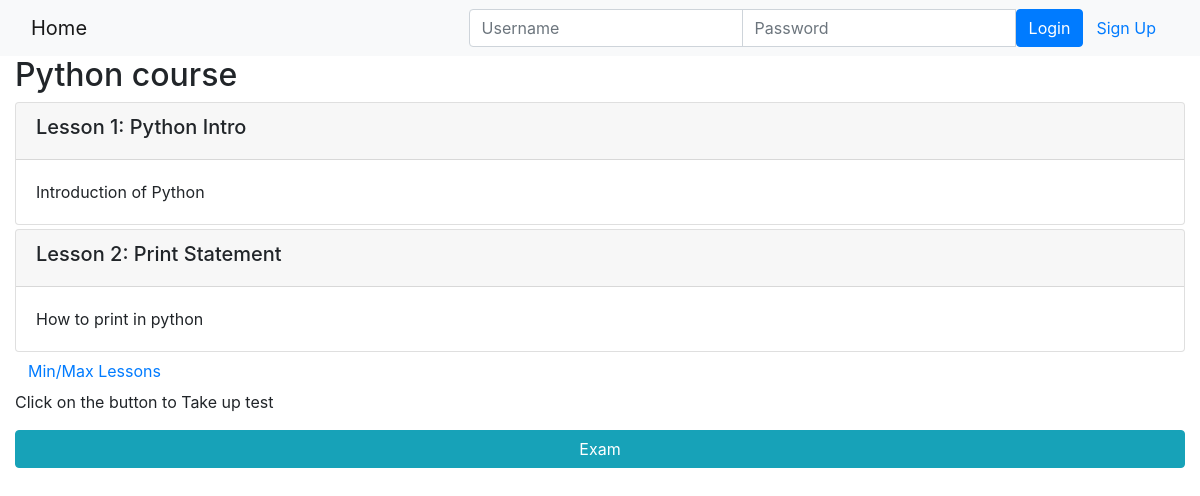
Page /onlinecourse/1/ on the committed database.
### onlinecourse/models.py (models this page shows, shortened)
class Course(models.Model):
    name = models.CharField(null=False, max_length=30, default='online course')
    image = models.ImageField(upload_to='course_images/')
    description = models.CharField(max_length=1000)
    pub_date = models.DateField(null=True)
    instructors = models.ManyToManyField(Instructor)
    users = models.ManyToManyField(settings.AUTH_USER_MODEL, through='Enrollment')
    total_enrollment = models.IntegerField(default=0)
    is_enrolled = False

class Lesson(models.Model):
    title = models.CharField(max_length=200, default="title")
    order = models.IntegerField(default=0)
    course = models.ForeignKey(Course, on_delete=models.CASCADE)
    content = models.TextField()

### onlinecourse/views.py (the view)
# urls.py: path('<int:pk>/', views.CourseDetailView.as_view(), name='course_details'),
class CourseDetailView(generic.DetailView):
    model = Course
    template_name = 'onlinecourse/course_detail_bootstrap.html'
    def get_context_data(self, **kwargs):
        context = super(CourseDetailView, self).get_context_data(**kwargs)
        dummy_lesson = Lesson.objects.filter(course_id = context['course'].id)
        lesson_dummy_id = []
        for l in dummy_lesson:
            lesson_dummy_id.append(l.id)
        context['question_list'] = Question.objects.filter(lesson_id__in = lesson_dummy_id)
        return context

### onlinecourse/templates/onlinecourse/course_detail_bootstrap.html (shortened to what this page needs)
<!DOCTYPE html>
<html lang="en">
<head>
     {% load static %}
    <link rel="stylesheet" href="https://maxcdn.bootstrapcdn.com/bootstrap/4.5.2/css/bootstrap.min.css">
</head>
<body>
    <nav class="navbar navbar-light bg-light">
        <div class="container-fluid">
            <div class="navbar-header">
                  <a class="navbar-brand" href="{% url 'onlinecourse:index' %}">Home</a>
            </div>
            <ul class="nav navbar-nav navbar-right">
                {% if user.is_authenticated %}
                <li>
                    <a class="btn btn-link" href="#">{{ user.first_name }}({{ user.username }})</a>
                    <a class="btn btn-link" href="{% url 'onlinecourse:logout' %}">Logout</a>
                </li>
                {% else %}
                <li>
                    <form class="form-inline" action="{% url 'onlinecourse:login' %}" method="post">
                        <div class="input-group">
                            <input type="text" class="form-control" placeholder="Username" name="username" >
                            <input type="password" class="form-control" placeholder="Password" name="psw" >
                            <button class="btn btn-primary" type="submit">Login</button>
                            <a class="btn btn-link" href="{% url 'onlinecourse:registration' %}">Sign Up</a>
                        </div>
                    </form>
                </li>
                {% endif %}
            </ul>
        </div>
    </nav>
    <div class="container-fluid">
            <h2>{{ course.name }}</h2>
            <div id="myGroup">
                <div id="lessons" class="collapse show" data-parent="#myGroup" class="card-columns-vertical"  aria-expanded="true">
                    {% for lesson in course.lesson_set.all %}
                        <div class="card mt-1">
                            <div class="card-header"><h5>Lesson {{lesson.order|add:1}}: {{lesson.title}}</h5></div>
                            <div class="card-body">{{lesson.content}}</div>
                        </div>
                    {% endfor %}
                </div>
                <button type="button"  class="btn btn-link" data-toggle="collapse"  data-target="#lessons">Min/Max Lessons</button>
                <br>
                <p>Click on the button to Take up test</p>
                <button type="button" class="btn btn-info btn-block" data-toggle="collapse"  data-target="#exam">Exam</button>
            </div>
    </div>
</body>
</html>

### rows in the picture
Course: name "Python course"
Lesson: order|add "1", title "Python Intro", content "Introduction of Python"
Lesson: order|add "2", title "Print Statement", content "How to print in python"
